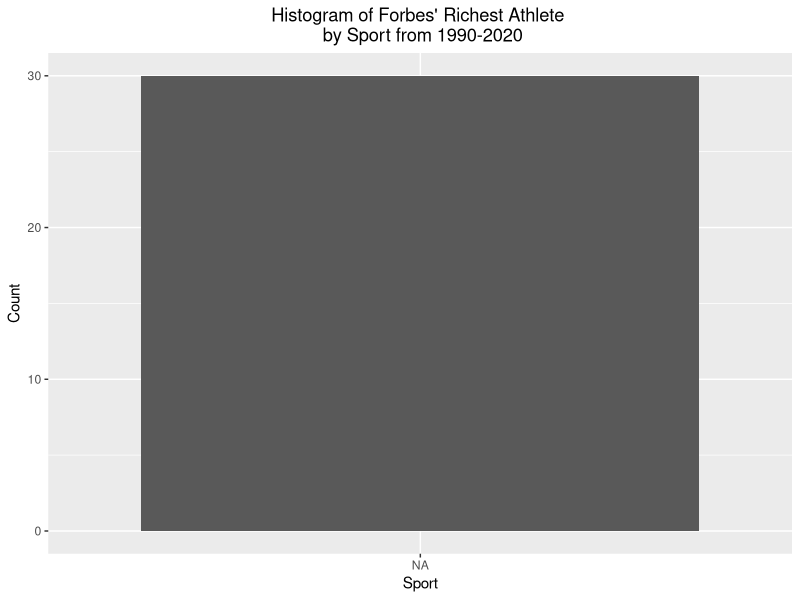
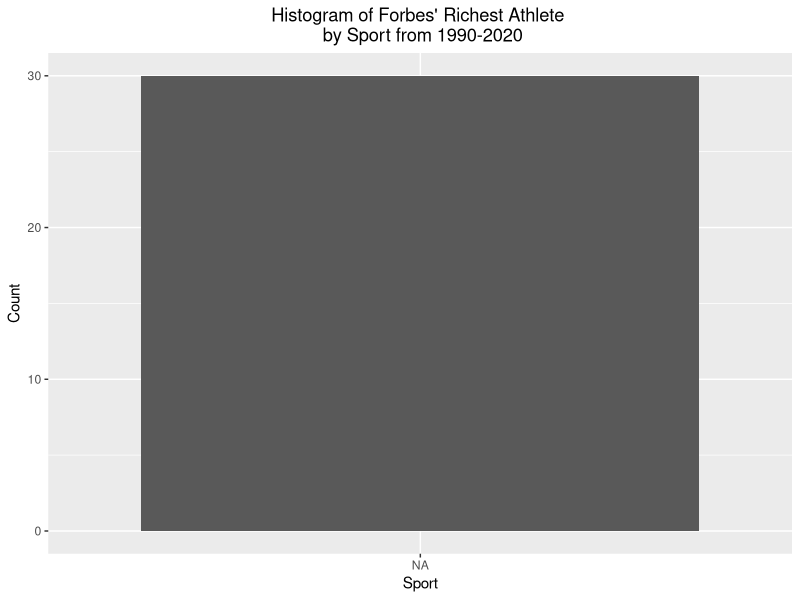

Source code (R) for these figures, in order:
library(tidyverse)
library(readr)

Number1_RichestAthlete <- read_csv("derived_data/Number1_RichestAthlete.csv")
Number1_Sport <- read_csv("derived_data/Number1_Sport.csv")

ggplot(data = Number1_RichestAthlete, aes(x = factor(Sport4, levels = Number1_Sport$Sport4))) +
  geom_histogram(stat = "count") +
  xlab("Sport") +
  ylab("Count") +
  ggtitle("Histogram of Forbes' Richest Athlete \n by Sport from 1990-2020") +
  theme(plot.title = element_text(hjust = 0.5))

ggsave("Histogram1025.png", path = "/home/rstudio/work/figures", 
       width = 5, height = 3, )
